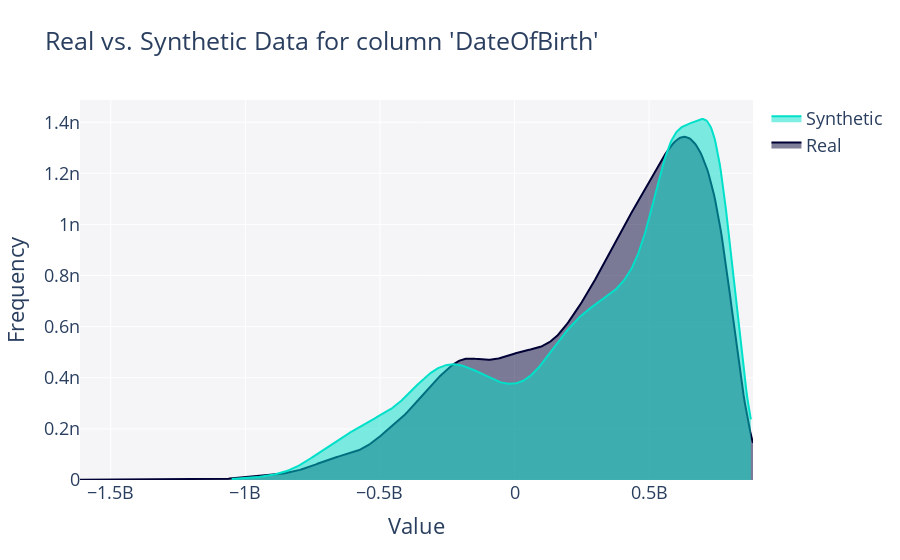

Here is the notebook cell this chart was saved with:
### Code cell
get_column_plot(
    real_data=df_train,
    synthetic_data=synthetic_data_ctgan,
    column_name='DateOfBirth',
    plot_type='distplot'
).show(renderer="vscode")

### Figure 1 — Plotly figure (JSON) as saved in the notebook; plotly's stock layout.template omitted (floating-point values rounded to 4 significant figures; data arrays with more than 128 entries replaced by an {"elided": "..."} marker saying what was removed)
{"data": [{"fill": "tozeroy", "hovertemplate": "<b>Real</b><br>Frequency: %{y}<extra></extra>", "legendgroup": "Real", "marker": {"color": "#000036"}, "mode": "lines", "name": "Real", "showlegend": true, "type": "scatter", "x": {"elided": "500 int values"}, "xaxis": "x", "y": {"elided": "500 float values"}, "yaxis": "y"}, {"fill": "tozeroy", "hovertemplate": "<b>Synthetic</b><br>Frequency: %{y}<extra></extra>", "legendgroup": "Synthetic", "marker": {"color": "#01E0C9"}, "mode": "lines", "name": "Synthetic", "showlegend": true, "type": "scatter", "x": {"elided": "500 float values"}, "xaxis": "x", "y": {"elided": "500 float values"}, "yaxis": "y"}], "layout": {"barmode": "overlay", "font": {"size": 18}, "hovermode": "closest", "legend": {"traceorder": "reversed"}, "plot_bgcolor": "#F5F5F8", "title": {"text": "Real vs. Synthetic Data for column 'DateOfBirth'"}, "xaxis": {"anchor": "y2", "domain": [0, 1], "title": {"text": "Value"}, "zeroline": false}, "yaxis": {"anchor": "free", "domain": [0, 1], "position": 0, "title": {"text": "Frequency"}}}}
